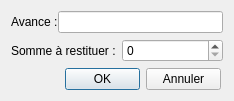
<?xml version="1.0" encoding="UTF-8"?>
<ui version="4.0">
 <class>BDRestituerAuClient</class>
 <widget class="QDialog" name="BDRestituerAuClient">
  <property name="geometry">
   <rect>
    <x>0</x>
    <y>0</y>
    <width>234</width>
    <height>99</height>
   </rect>
  </property>
  <property name="windowTitle">
   <string>Dialog</string>
  </property>
  <layout class="QGridLayout" name="gridLayout">
   <item row="0" column="0">
    <layout class="QFormLayout" name="formLayout">
     <property name="horizontalSpacing">
      <number>0</number>
     </property>
     <property name="topMargin">
      <number>0</number>
     </property>
     <property name="rightMargin">
      <number>0</number>
     </property>
     <item row="0" column="0">
      <widget class="QLabel" name="labelSomme">
       <property name="text">
        <string>Avance :</string>
       </property>
      </widget>
     </item>
     <item row="0" column="1">
      <widget class="QLineEdit" name="lineEditAvance">
       <property name="readOnly">
        <bool>true</bool>
       </property>
      </widget>
     </item>
    </layout>
   </item>
   <item row="1" column="0">
    <layout class="QFormLayout" name="formLayout_2">
     <item row="0" column="0">
      <widget class="QLabel" name="label_2">
       <property name="text">
        <string>Somme à restituer :</string>
       </property>
      </widget>
     </item>
     <item row="0" column="1">
      <widget class="QSpinBox" name="spinBoxSommeARestituer"/>
     </item>
    </layout>
   </item>
   <item row="2" column="0">
    <layout class="QFormLayout" name="formLayout_3">
     <property name="formAlignment">
      <set>Qt::AlignRight|Qt::AlignTop|Qt::AlignTrailing</set>
     </property>
     <property name="rightMargin">
      <number>8</number>
     </property>
     <item row="0" column="0">
      <widget class="QPushButton" name="btn_ok">
       <property name="maximumSize">
        <size>
         <width>75</width>
         <height>23</height>
        </size>
       </property>
       <property name="text">
        <string>OK</string>
       </property>
      </widget>
     </item>
     <item row="0" column="1">
      <widget class="QPushButton" name="btn_annuler">
       <property name="maximumSize">
        <size>
         <width>75</width>
         <height>23</height>
        </size>
       </property>
       <property name="text">
        <string>Annuler</string>
       </property>
      </widget>
     </item>
    </layout>
   </item>
  </layout>
 </widget>
 <resources/>
 <connections/>
</ui>
